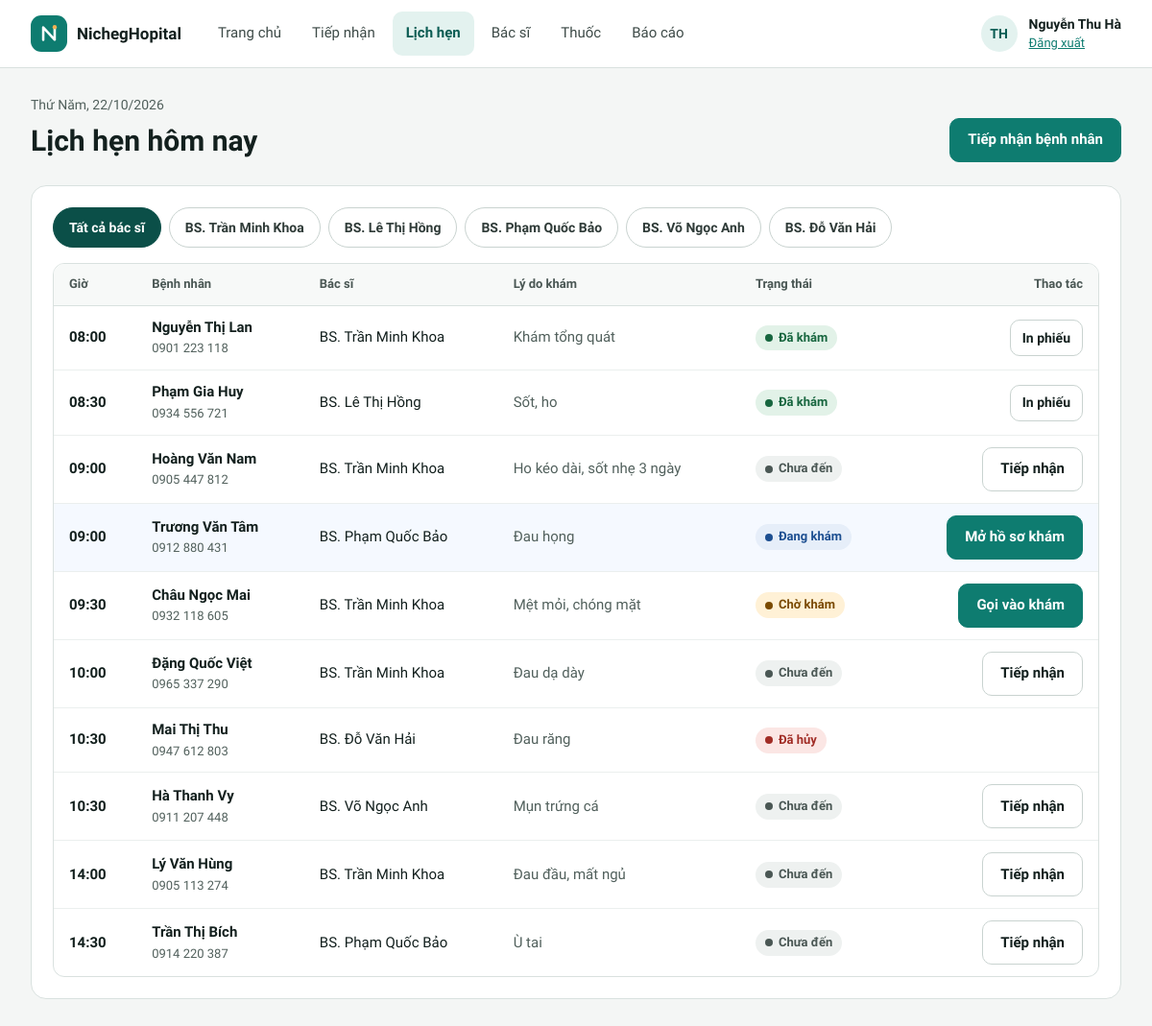
The page /quan-ly/lich-hen-hom-nay.php (signed in) on the database its author committed.
### tables this page shows
CREATE TABLE bac_si (
  id            INT UNSIGNED AUTO_INCREMENT PRIMARY KEY,
  ho_ten        VARCHAR(100) NOT NULL,
  chuyen_khoa   VARCHAR(50)  NOT NULL,
  phong         VARCHAR(20)  NOT NULL,
  so_dien_thoai CHAR(10)     NOT NULL,
  email         VARCHAR(100) NULL,
  trinh_do      VARCHAR(100) NULL
);

CREATE TABLE lich_hen (
  id           INT UNSIGNED AUTO_INCREMENT PRIMARY KEY,
  benh_nhan_id INT UNSIGNED NOT NULL,
  bac_si_id    INT UNSIGNED NOT NULL,
  ngay         DATE NOT NULL,
  gio          TIME NOT NULL,
  loai         ENUM('hen_truoc', 'vang_lai') NOT NULL DEFAULT 'hen_truoc' COMMENT 'vang_lai: đến khám không hẹn trước',
  ly_do        VARCHAR(255) NULL,
  trang_thai   ENUM('da_dat', 'cho_kham', 'dang_kham', 'da_kham', 'da_huy') NOT NULL DEFAULT 'da_dat',
  ly_do_huy    VARCHAR(100) NULL,
  tao_luc      DATETIME NOT NULL DEFAULT CURRENT_TIMESTAMP,
   
   
   
  giu_cho      TINYINT AS (IF(trang_thai = 'da_huy' OR loai = 'vang_lai', NULL, 1)) STORED,
  UNIQUE KEY uq_khung_gio (bac_si_id, ngay, gio, giu_cho),
  INDEX idx_lh_ngay (ngay, trang_thai),
  INDEX idx_lh_benh_nhan (benh_nhan_id),
  CONSTRAINT fk_lh_benh_nhan FOREIGN KEY (benh_nhan_id) REFERENCES benh_nhan (id),
  CONSTRAINT fk_lh_bac_si FOREIGN KEY (bac_si_id) REFERENCES bac_si (id)
);

CREATE TABLE benh_nhan (
  id            INT UNSIGNED AUTO_INCREMENT PRIMARY KEY,
  ma            VARCHAR(10)  NULL UNIQUE,
  ho_ten        VARCHAR(100) NOT NULL,
  so_dien_thoai CHAR(10)     NOT NULL UNIQUE,
  nam_sinh      SMALLINT UNSIGNED NULL,
  gioi_tinh     ENUM('Nam', 'Nữ') NULL,
  dia_chi       VARCHAR(255) NULL,
  tao_luc       DATETIME NOT NULL DEFAULT CURRENT_TIMESTAMP
);

### includes/tien-ich.php (called while the page is built, shortened)
<?php
function e(mixed $gia_tri): string
{
    return htmlspecialchars((string) ($gia_tri ?? ''), ENT_QUOTES, 'UTF-8');
}
function duong_dan_goc(): string
{
    static $goc = null;
    if ($goc === null) {
        $thu_muc_public = str_replace('\\', '/', (string) realpath(__DIR__ . '/../public'));
        $goc_web = rtrim(str_replace('\\', '/', (string) realpath($_SERVER['DOCUMENT_ROOT'] ?? '')), '/');
        $goc = '';
        if ($goc_web !== '' && str_starts_with($thu_muc_public . '/', $goc_web . '/')) {
            $phan = trim(substr($thu_muc_public, strlen($goc_web)), '/');
            $goc = $phan === '' ? '' : '/' . implode('/', array_map('rawurlencode', explode('/', $phan)));
        }
    }
    return $goc;
}
function url(string $trang, array $tham_so = []): string
{
    $tham_so = array_filter($tham_so, fn($v) => $v !== null && $v !== '');
    $chuoi = $tham_so ? '?' . http_build_query($tham_so, '', '&', PHP_QUERY_RFC3986) : '';
    return duong_dan_goc() . '/' . ltrim($trang, '/') . $chuoi;
}
function chi_so(string $chuoi): string
{
    return preg_replace('/\D+/', '', $chuoi);
}
function dinh_dang_sdt(?string $sdt): string
{
    $so = chi_so((string) $sdt);
    return strlen($so) === 10 ? substr($so, 0, 4) . ' ' . substr($so, 4, 3) . ' ' . substr($so, 7) : (string) $sdt;
}
function chu_cai_dau(string $ho_ten): string
{
    $tu = array_slice(preg_split('/\s+/u', trim($ho_ten)) ?: [], -2);
    return mb_strtoupper(implode('', array_map(fn($t) => mb_substr($t, 0, 1), $tu)));
}
function ten_bac_si(string $ho_ten): string
{
    return 'BS. ' . $ho_ten;
}
function hom_nay(): string
{
    return date('Y-m-d');
}
function ten_thu(string $ngay): string
{
    return THU_TRONG_TUAN[(int) date('N', strtotime($ngay))];
}
function ngay_vn(string $ngay): string
{
    return date('d/m/Y', strtotime($ngay));
}
function gio_ngan(string $gio): string
{
    return substr($gio, 0, 5);
}
function thu_ngay(string $ngay): string
{
    return ten_thu($ngay) . ', ' . ngay_vn($ngay);
}

### includes/xac-thuc.php (called while the page is built, shortened)
<?php
function nguoi_dung(): ?array
{
    return $_SESSION['nguoi_dung'] ?? null;
}

### includes/csdl.php (called while the page is built, shortened)
<?php
function csdl(): PDO
{
    static $pdo = null;
    if ($pdo === null) {
        $dsn = sprintf('mysql:host=%s;port=%d;dbname=%s;charset=utf8mb4', CSDL_MAY_CHU, CSDL_CONG, CSDL_TEN);
        try {
            $pdo = new PDO($dsn, CSDL_NGUOI_DUNG, CSDL_MAT_KHAU, [
                PDO::ATTR_ERRMODE => PDO::ERRMODE_EXCEPTION,
                PDO::ATTR_DEFAULT_FETCH_MODE => PDO::FETCH_ASSOC,
                PDO::ATTR_EMULATE_PREPARES => false,
            ]);
            $pdo->exec("SET time_zone = '+07:00'");
        } catch (PDOException $loi) {
            http_response_code(500);
            exit('Không kết nối được cơ sở dữ liệu. Hãy kiểm tra MySQL đã chạy và đã chạy lệnh "php database/cai-dat.php" (xem README.md). Chi tiết: '
                . htmlspecialchars($loi->getMessage()));
        }
    }
    return $pdo;
}
function truy_van(string $sql, array $tham_so = []): PDOStatement
{
    $lenh = csdl()->prepare($sql);
    $lenh->execute($tham_so);
    return $lenh;
}
function nhieu_dong(string $sql, array $tham_so = []): array
{
    return truy_van($sql, $tham_so)->fetchAll();
}

### public/quan-ly/lich-hen-hom-nay.php (the view, shortened to what this page needs)
<?php
$loc = (int) ($_GET['bs'] ?? 0);
$ds_bac_si = nhieu_dong('SELECT id, ho_ten FROM bac_si ORDER BY id');
$ds = nhieu_dong(
    "SELECT lh.*, bn.ho_ten, bn.so_dien_thoai, bs.ho_ten AS bac_si,
            (SELECT COUNT(*) FROM benh_an ba WHERE ba.benh_nhan_id = lh.benh_nhan_id AND ba.lich_hen_id <> lh.id) AS so_lan_truoc,
            (SELECT ba.id FROM benh_an ba WHERE ba.lich_hen_id = lh.id) AS benh_an_id
     FROM lich_hen lh JOIN benh_nhan bn ON bn.id = lh.benh_nhan_id JOIN bac_si bs ON bs.id = lh.bac_si_id
     WHERE lh.ngay = ? AND (? = 0 OR lh.bac_si_id = ?)
     ORDER BY lh.gio, lh.id",
    [hom_nay(), $loc, $loc]
);
mo_trang('Lịch hẹn hôm nay', 'ql', 'today');
?>
<main class="pg">
  <div class="head-row">
    <div class="pg-head">
      <span class="eyebrow"><?= e(thu_ngay(hom_nay())) ?></span>
      <h1>Lịch hẹn hôm nay</h1>
    </div>
    <a class="btn pri" href="<?= e(url('quan-ly/tiep-nhan.php')) ?>">Tiếp nhận bệnh nhân</a>
  </div>
  <section class="card p22 stack g16">
    <div class="chips" role="group" aria-label="Lọc theo bác sĩ">
      <a class="chip<?= $loc === 0 ? ' on' : '' ?>" href="<?= e(url('quan-ly/lich-hen-hom-nay.php')) ?>"<?= $loc === 0 ? ' aria-current="true"' : '' ?>>Tất cả bác sĩ</a>
      <?php foreach ($ds_bac_si as $bs): ?>
        <a class="chip<?= $loc === $bs['id'] ? ' on' : '' ?>" href="<?= e(url('quan-ly/lich-hen-hom-nay.php', ['bs' => $bs['id']])) ?>"<?= $loc === $bs['id'] ? ' aria-current="true"' : '' ?>><?= e(ten_bac_si($bs['ho_ten'])) ?></a>
      <?php endforeach; ?>
    </div>
    <div class="tbl-box">
      <table style="min-width:900px">
        <thead><tr><th>Giờ</th><th>Bệnh nhân</th><th>Bác sĩ</th><th>Lý do khám</th><th>Trạng thái</th><th class="t-right">Thao tác</th></tr></thead>
        <tbody>
          <?php foreach ($ds as $lh): ?>
            <tr<?= $lh['trang_thai'] === 'dang_kham' ? ' class="row-now"' : '' ?>>
              <td class="num">
                <div class="stack" style="gap:2px"><span class="strong"><?= e(gio_ngan($lh['gio'])) ?></span>
                  <?php if ($lh['loai'] === 'vang_lai'): ?><span class="muted" style="font-size:12px">Không hẹn trước</span><?php endif; ?></div>
              </td>
              <td><div class="stack" style="gap:2px"><span class="strong"><?= e($lh['ho_ten']) ?></span><span class="muted" style="font-size:13px"><?= e(dinh_dang_sdt($lh['so_dien_thoai'])) ?></span></div></td>
              <td><?= e(ten_bac_si($lh['bac_si'])) ?></td>
              <td class="muted"><?= e($lh['ly_do']) ?></td>
              <td><?= nhan_trang_thai($lh['trang_thai']) ?></td>
              <td class="t-right">
                <?php if ($lh['trang_thai'] === 'da_dat'): ?>
                  <a class="btn" href="<?= e(url('quan-ly/tiep-nhan.php', ['id' => $lh['id']])) ?>">Tiếp nhận</a>
                <?php elseif ($lh['trang_thai'] === 'cho_kham'): ?>
                  <form method="post" style="display:inline">
                    <button class="btn pri" type="submit">Gọi vào khám</button>
                  </form>
                <?php elseif ($lh['trang_thai'] === 'dang_kham'): ?>
                  <a class="btn pri" href="<?= e(url($lh['so_lan_truoc'] > 0 ? 'quan-ly/lich-su-kham.php' : 'quan-ly/ket-qua-kham.php', ['id' => $lh['id']])) ?>">Mở hồ sơ khám</a>
                <?php elseif ($lh['trang_thai'] === 'da_kham' && $lh['benh_an_id']): ?>
                  <a class="btn sm" href="<?= e(url('in-phieu.php', ['id' => $lh['benh_an_id']])) ?>" data-in>In phiếu</a>
                <?php endif; ?>
              </td>
            </tr>
          <?php endforeach; ?>
        </tbody>
      </table>
    </div>
  </section>
</main>
<?php dong_trang(); ?>

### includes/giao-dien.php (shortened to what this page needs)
<?php
function logo(string $mau = '#FFFFFF', int $co = 22): string
{
    return '<svg width="' . $co . '" height="' . $co . '" viewBox="0 0 24 24" fill="none" aria-hidden="true">'
        . '<path d="M5.5 19V5l13 14V5" stroke="' . $mau . '" stroke-width="2.8" stroke-linecap="round" stroke-linejoin="round"></path>'
        . '<circle cx="18.5" cy="4.6" r="2.4" fill="#F2B154"></circle></svg>';
}
function nhan_trang_thai(string $trang_thai): string
{
    return '<span class="pill st-' . e($trang_thai) . '"><span class="dotc"></span>' . e(TRANG_THAI_LICH_HEN[$trang_thai] ?? $trang_thai) . '</span>';
}
function mo_trang(string $tieu_de, string $khu = '', string $muc = ''): void
{
    ?><!doctype html>
<html lang="vi">
<head>
<link rel="stylesheet" href="<?= e(url('assets/app.css')) ?>">
</head>
<body class="<?= e($khu) ?>">
<?php
    if ($khu === 'ql') {
        thanh_dieu_huong_ql($muc);
    } elseif ($khu === 'bn') {
        thanh_dieu_huong_bn($muc);
    }
}
function dong_trang(string $script = ''): void
{
    echo '<script src="', e(url('assets/app.js')), '"></script>', $script, "\n</body>\n</html>\n";
}
function o_nguoi_dung(): string
{
    $nguoi_dung = nguoi_dung();
    return '<div class="user"><span class="avatar">' . e(chu_cai_dau($nguoi_dung['ho_ten'])) . '</span>'
        . '<span class="user-txt"><span class="uname">' . e($nguoi_dung['ho_ten']) . '</span>'
        . '<a href="' . e(url('dang-xuat.php')) . '">Đăng xuất</a></span></div>';
}
function thanh_dieu_huong_ql(string $muc): void
{
    $cac_muc = [
        'home' => ['Trang chủ', 'quan-ly/trang-chu.php'],
        'reception' => ['Tiếp nhận', 'quan-ly/tiep-nhan.php'],
        'today' => ['Lịch hẹn', 'quan-ly/lich-hen-hom-nay.php'],
        'doctors' => ['Bác sĩ', 'quan-ly/bac-si.php'],
        'drugs' => ['Thuốc', 'quan-ly/thuoc.php'],
        'report' => ['Báo cáo', 'quan-ly/bao-cao.php'],
    ];
    ?>
<header class="topbar no-print">
  <div class="topbar-in">
    <a class="brand" href="<?= e(url('quan-ly/trang-chu.php')) ?>"><span class="brand-mark"><?= logo() ?></span><strong><?= e(TEN_PHONG_KHAM) ?></strong></a>
    <nav class="nav" aria-label="Chức năng quản lý">
      <?php foreach ($cac_muc as $ma => [$nhan, $trang]): ?>
        <a href="<?= e(url($trang)) ?>"<?= $ma === $muc ? ' aria-current="page"' : '' ?>><?= e($nhan) ?></a>
      <?php endforeach; ?>
    </nav>
    <?= o_nguoi_dung() ?>
  </div>
</header>
<?php
}
    ?>

### rows shown on the page
bac_si: ho_ten "BS. Trần Minh Khoa"
bac_si: ho_ten "BS. Lê Thị Hồng"
bac_si: ho_ten "BS. Phạm Quốc Bảo"
bac_si: ho_ten "BS. Võ Ngọc Anh"
bac_si: ho_ten "BS. Đỗ Văn Hải"
lich_hen: gio "08:00", benh_nhan.ho_ten "Nguyễn Thị Lan", benh_nhan.so_dien_thoai "0901 223 118", bac_si.ho_ten "BS. Trần Minh Khoa", ly_do "Khám tổng quát", trang_thai "Đã khám"
lich_hen: gio "08:30", benh_nhan.ho_ten "Phạm Gia Huy", benh_nhan.so_dien_thoai "0934 556 721", bac_si.ho_ten "BS. Lê Thị Hồng", ly_do "Sốt, ho", trang_thai "Đã khám"
lich_hen: gio "09:00", benh_nhan.ho_ten "Hoàng Văn Nam", benh_nhan.so_dien_thoai "0905 447 812", bac_si.ho_ten "BS. Trần Minh Khoa", ly_do "Ho kéo dài, sốt nhẹ 3 ngày", trang_thai "Chưa đến"
lich_hen: gio "09:00", benh_nhan.ho_ten "Trương Văn Tâm", benh_nhan.so_dien_thoai "0912 880 431", bac_si.ho_ten "BS. Phạm Quốc Bảo", ly_do "Đau họng", trang_thai "Đang khám"
lich_hen: gio "09:30", benh_nhan.ho_ten "Châu Ngọc Mai", benh_nhan.so_dien_thoai "0932 118 605", bac_si.ho_ten "BS. Trần Minh Khoa", ly_do "Mệt mỏi, chóng mặt", trang_thai "Chờ khám"
lich_hen: gio "10:00", benh_nhan.ho_ten "Đặng Quốc Việt", benh_nhan.so_dien_thoai "0965 337 290", bac_si.ho_ten "BS. Trần Minh Khoa", ly_do "Đau dạ dày", trang_thai "Chưa đến"
lich_hen: gio "10:30", benh_nhan.ho_ten "Mai Thị Thu", benh_nhan.so_dien_thoai "0947 612 803", bac_si.ho_ten "BS. Đỗ Văn Hải", ly_do "Đau răng", trang_thai "Đã hủy"
lich_hen: gio "10:30", benh_nhan.ho_ten "Hà Thanh Vy", benh_nhan.so_dien_thoai "0911 207 448", bac_si.ho_ten "BS. Võ Ngọc Anh", ly_do "Mụn trứng cá", trang_thai "Chưa đến"
lich_hen: gio "14:00", benh_nhan.ho_ten "Lý Văn Hùng", benh_nhan.so_dien_thoai "0905 113 274", bac_si.ho_ten "BS. Trần Minh Khoa", ly_do "Đau đầu, mất ngủ", trang_thai "Chưa đến"
lich_hen: gio "14:30", benh_nhan.ho_ten "Trần Thị Bích", benh_nhan.so_dien_thoai "0914 220 387", bac_si.ho_ten "BS. Phạm Quốc Bảo", ly_do "Ù tai", trang_thai "Chưa đến"

### other values the page prints
TEN_PHONG_KHAM "NichegHopital"
$nhan "Trang chủ"
$nhan "Tiếp nhận"
$nhan "Lịch hẹn"
$nhan "Bác sĩ"
$nhan "Thuốc"
$nhan "Báo cáo"
chu_cai_dau($nguoi_dung['ho_ten']) "TH"
$nguoi_dung['ho_ten'] "Nguyễn Thu Hà"
thu_ngay(hom_nay()) "Thứ Năm, 22/10/2026"
